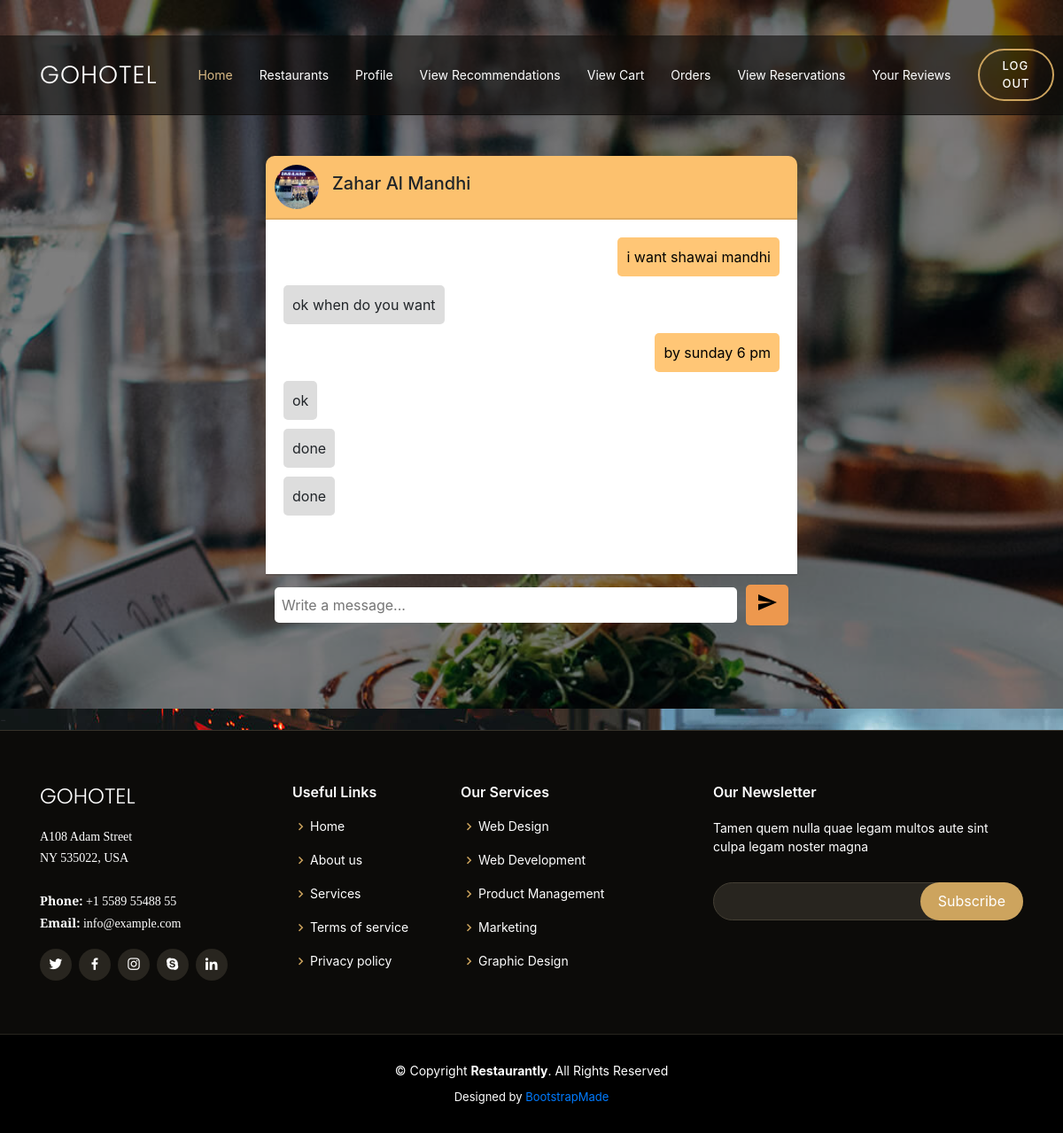
Page /user_restaurant_chat/4 (signed in) on the earlier database version.
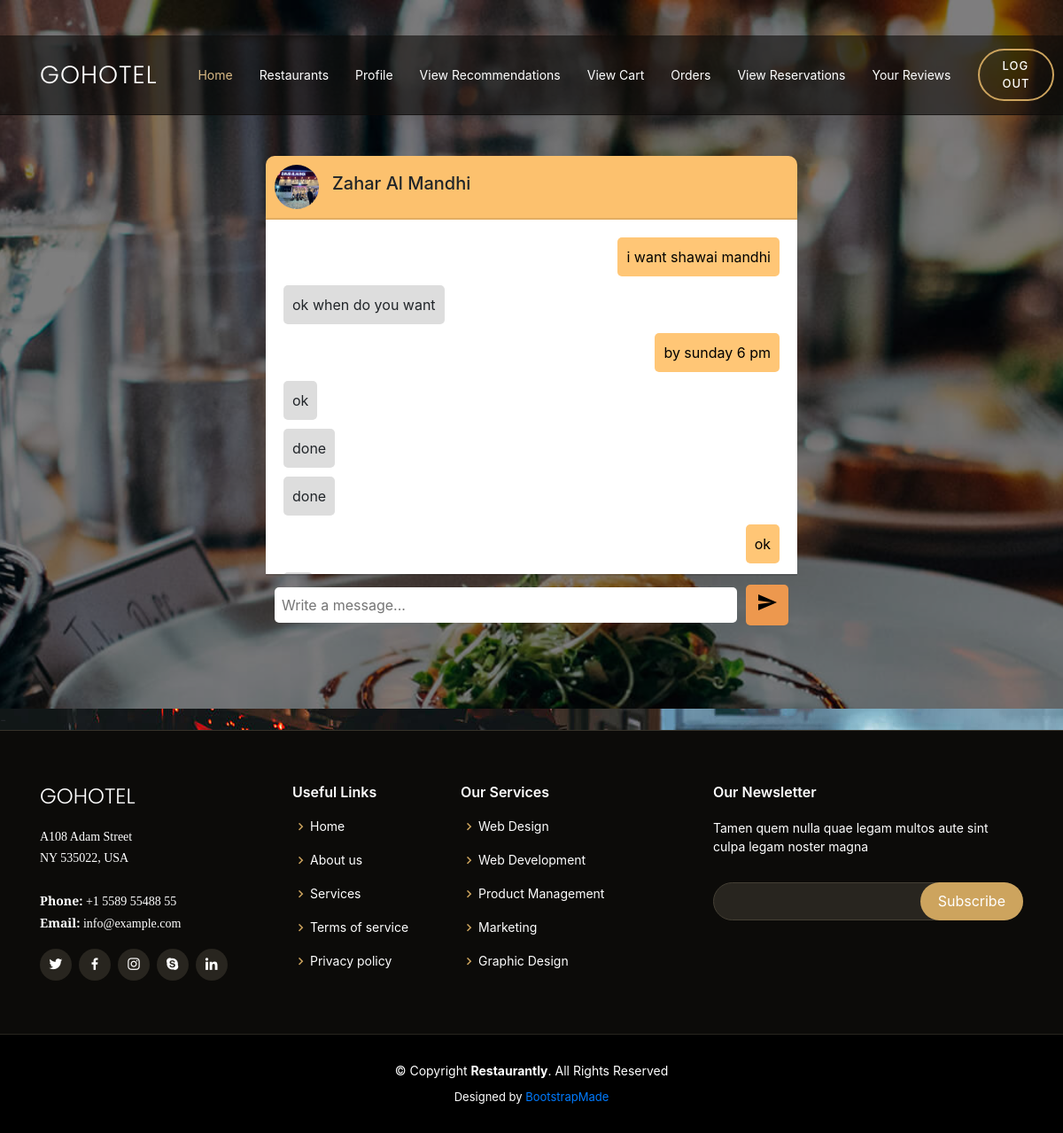
Same page on the later database version.
### RestaurantApp/models.py (models this page shows)
class Chat(models.Model):
     user_sender_id=models.ForeignKey('Users',on_delete=models.CASCADE,related_name='user_sender_id',null=True)
     user_reciever_id=models.ForeignKey('Users',on_delete=models.CASCADE,related_name='user_reciever_id',null=True)
     restaurant_sender_id=models.ForeignKey('Restaurants',on_delete=models.CASCADE,related_name='restaurant_sender_id',null=True)
     restaurant_reciever_id=models.ForeignKey('Restaurants',on_delete=models.CASCADE,related_name='restaurant_reciever_id',null=True)
     messages=models.TextField()
     date_and_time=models.DateTimeField(auto_now_add=True)

### RestaurantApp/views.py (the view)
# urls.py: path('user_restaurant_chat/<int:id>',views.user_restaurant_chat,name='user_restaurant_chat'),
def user_restaurant_chat(request,id):
    usr=request.session.get('user_id')
    if not usr:
        return redirect('index')
    user=get_object_or_404(Users,login_id=usr)
    restaurant_details=get_object_or_404(Restaurants,id=id)
    if request.method=='POST':
        form=messages_form(request.POST)
        if form.is_valid():
            f=form.save(commit=False)
            f.user_sender_id=user
            f.restaurant_reciever_id=restaurant_details
            f.save()
            return redirect('user_restaurant_chat',id=id)
    else:
        form=messages_form()
        send_messages=Chat.objects.filter(user_sender_id=user, restaurant_reciever_id=restaurant_details)
        recieved_messages=Chat.objects.filter(restaurant_sender_id=restaurant_details,user_reciever_id=user)
        messages=sorted(chain(send_messages,recieved_messages),key=attrgetter('date_and_time'))
        texts={
            "messages":messages,
            "user_sender_id":user,
            "restaurant_reciever_id":restaurant_details,
            "form":form,
        }
    return render(request,'user_restaurant_chat.html',texts)

### RestaurantApp/forms.py
class messages_form(forms.ModelForm):
    class Meta:
        model=Chat
        fields=['messages']

### RestaurantApp/templates/user_restaurant_chat.html (shortened to what this page needs)
{% extends 'user_header.html' %}
{% block content %}
  <link rel="stylesheet" href="https://maxcdn.bootstrapcdn.com/bootstrap/4.0.0/css/bootstrap.min.css">
</head>
<body>
  <div class="container">
    <div class="single-chat-tab mt-5">
      <div class="chat-header">
        <div class="user-dp">
          <img src="/media/{{restaurant_reciever_id.image}}" alt="img">
        </div>
        <h5>{{restaurant_reciever_id.name}}</h5>
      </div>
      <div class="chat-body d-flex flex-column">
        {% for messages in messages %}
        {% if messages.restaurant_sender_id == restaurant_reciever_id and messages.user_reciever_id == user_sender_id %}
        <div class="message-content receiver">{{messages.messages}}</div>
        {% else %}
        <div class="message-content sender">{{messages.messages}}</div> {% endif %}
        {% endfor %}
      </div>
      <form method="POST">
      <div class="chat-footer">
        <input type="text" name="messages" placeholder="Write a message...">
        <button type="submit"><i class="material-icons">send</i></button>
      </div>
      </form>
    </div>
  </div>
 {% endblock %}

Differences in the rows shown:
added Chat: messages "ok"
